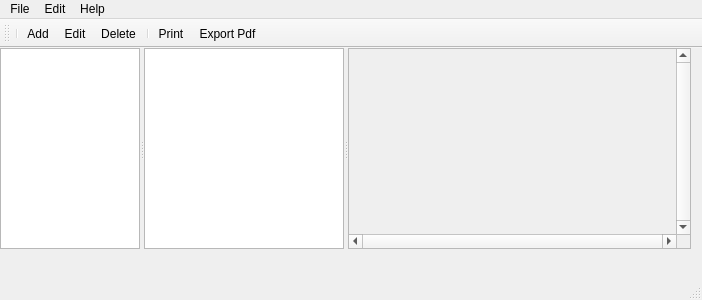
<?xml version="1.0" encoding="UTF-8"?>
<ui version="4.0">
 <class>MainWindow</class>
 <widget class="QMainWindow" name="MainWindow">
  <property name="windowModality">
   <enum>Qt::NonModal</enum>
  </property>
  <property name="geometry">
   <rect>
    <x>0</x>
    <y>0</y>
    <width>702</width>
    <height>300</height>
   </rect>
  </property>
  <property name="sizePolicy">
   <sizepolicy hsizetype="Preferred" vsizetype="Preferred">
    <horstretch>0</horstretch>
    <verstretch>0</verstretch>
   </sizepolicy>
  </property>
  <property name="minimumSize">
   <size>
    <width>500</width>
    <height>250</height>
   </size>
  </property>
  <property name="baseSize">
   <size>
    <width>500</width>
    <height>250</height>
   </size>
  </property>
  <property name="windowTitle">
   <string>JMBDE Version 0.4.0 (c) Jürgen Mülbert</string>
  </property>
  <widget class="QWidget" name="centralWidget">
   <property name="minimumSize">
    <size>
     <width>300</width>
     <height>0</height>
    </size>
   </property>
   <widget class="QSplitter" name="splitter">
    <property name="geometry">
     <rect>
      <x>0</x>
      <y>0</y>
      <width>691</width>
      <height>201</height>
     </rect>
    </property>
    <property name="sizePolicy">
     <sizepolicy hsizetype="Maximum" vsizetype="Maximum">
      <horstretch>0</horstretch>
      <verstretch>0</verstretch>
     </sizepolicy>
    </property>
    <property name="minimumSize">
     <size>
      <width>200</width>
      <height>200</height>
     </size>
    </property>
    <property name="orientation">
     <enum>Qt::Horizontal</enum>
    </property>
    <widget class="QTreeView" name="treeView">
     <property name="sizePolicy">
      <sizepolicy hsizetype="Minimum" vsizetype="Minimum">
       <horstretch>0</horstretch>
       <verstretch>0</verstretch>
      </sizepolicy>
     </property>
     <property name="minimumSize">
      <size>
       <width>140</width>
       <height>200</height>
      </size>
     </property>
     <property name="maximumSize">
      <size>
       <width>140</width>
       <height>16777215</height>
      </size>
     </property>
     <property name="baseSize">
      <size>
       <width>150</width>
       <height>0</height>
      </size>
     </property>
     <property name="editTriggers">
      <set>QAbstractItemView::NoEditTriggers</set>
     </property>
     <property name="showDropIndicator" stdset="0">
      <bool>false</bool>
     </property>
     <property name="selectionBehavior">
      <enum>QAbstractItemView::SelectItems</enum>
     </property>
    </widget>
    <widget class="QListView" name="listView">
     <property name="sizePolicy">
      <sizepolicy hsizetype="Minimum" vsizetype="Expanding">
       <horstretch>0</horstretch>
       <verstretch>0</verstretch>
      </sizepolicy>
     </property>
     <property name="minimumSize">
      <size>
       <width>200</width>
       <height>0</height>
      </size>
     </property>
     <property name="maximumSize">
      <size>
       <width>200</width>
       <height>16777215</height>
      </size>
     </property>
     <property name="editTriggers">
      <set>QAbstractItemView::NoEditTriggers</set>
     </property>
     <property name="showDropIndicator" stdset="0">
      <bool>false</bool>
     </property>
     <property name="defaultDropAction">
      <enum>Qt::IgnoreAction</enum>
     </property>
    </widget>
    <widget class="QScrollArea" name="scrollArea">
     <property name="verticalScrollBarPolicy">
      <enum>Qt::ScrollBarAlwaysOn</enum>
     </property>
     <property name="horizontalScrollBarPolicy">
      <enum>Qt::ScrollBarAlwaysOn</enum>
     </property>
     <property name="widgetResizable">
      <bool>true</bool>
     </property>
     <widget class="QWidget" name="scrollAreaWidgetContents">
      <property name="geometry">
       <rect>
        <x>0</x>
        <y>0</y>
        <width>335</width>
        <height>199</height>
       </rect>
      </property>
     </widget>
    </widget>
   </widget>
  </widget>
  <widget class="QMenuBar" name="menuBar">
   <property name="geometry">
    <rect>
     <x>0</x>
     <y>0</y>
     <width>702</width>
     <height>22</height>
    </rect>
   </property>
   <widget class="QMenu" name="menuFile">
    <property name="title">
     <string>File</string>
    </property>
    <addaction name="actionNew"/>
    <addaction name="actionOpen"/>
    <addaction name="actionImport"/>
    <addaction name="actionExport"/>
    <addaction name="actionPrint"/>
    <addaction name="actionPrint_Preview"/>
    <addaction name="action_Export_Pdf"/>
    <addaction name="actionQuit"/>
   </widget>
   <widget class="QMenu" name="menuEdit">
    <property name="title">
     <string>Edit</string>
    </property>
    <addaction name="actionEditAdd"/>
    <addaction name="actionEditEdit"/>
    <addaction name="actionEditDelete"/>
    <addaction name="actionPreferences"/>
   </widget>
   <widget class="QMenu" name="menuHelp">
    <property name="title">
     <string>Help</string>
    </property>
    <addaction name="actionAbout"/>
    <addaction name="actionHelp"/>
   </widget>
   <addaction name="menuFile"/>
   <addaction name="menuEdit"/>
   <addaction name="menuHelp"/>
  </widget>
  <widget class="QToolBar" name="mainToolBar">
   <attribute name="toolBarArea">
    <enum>TopToolBarArea</enum>
   </attribute>
   <attribute name="toolBarBreak">
    <bool>false</bool>
   </attribute>
   <addaction name="separator"/>
   <addaction name="actionEditAdd"/>
   <addaction name="actionEditEdit"/>
   <addaction name="actionEditDelete"/>
   <addaction name="separator"/>
   <addaction name="actionPrint"/>
   <addaction name="action_Export_Pdf"/>
  </widget>
  <widget class="QStatusBar" name="statusBar"/>
  <action name="actionPreferences">
   <property name="icon">
    <iconset resource="jmbde.qrc">
     <normaloff>:/images/contact-new.png</normaloff>:/images/contact-new.png</iconset>
   </property>
   <property name="text">
    <string>Preferences</string>
   </property>
  </action>
  <action name="actionAbout">
   <property name="text">
    <string>About</string>
   </property>
  </action>
  <action name="actionNew">
   <property name="enabled">
    <bool>false</bool>
   </property>
   <property name="icon">
    <iconset resource="jmbde.qrc">
     <normaloff>:/icons/tango/icons/tango/16x16/document-new.png</normaloff>:/icons/tango/icons/tango/16x16/document-new.png</iconset>
   </property>
   <property name="text">
    <string>New</string>
   </property>
   <property name="shortcut">
    <string>Ctrl+N</string>
   </property>
  </action>
  <action name="actionQuit">
   <property name="text">
    <string>Quit</string>
   </property>
  </action>
  <action name="actionOpen">
   <property name="enabled">
    <bool>false</bool>
   </property>
   <property name="icon">
    <iconset resource="jmbde.qrc">
     <normaloff>:/icons/tango/icons/tango/16x16/document-open.png</normaloff>:/icons/tango/icons/tango/16x16/document-open.png</iconset>
   </property>
   <property name="text">
    <string>Open...</string>
   </property>
   <property name="shortcut">
    <string>Ctrl+O</string>
   </property>
  </action>
  <action name="actionImport">
   <property name="enabled">
    <bool>false</bool>
   </property>
   <property name="text">
    <string>Import...</string>
   </property>
  </action>
  <action name="actionExport">
   <property name="enabled">
    <bool>false</bool>
   </property>
   <property name="text">
    <string>Export...</string>
   </property>
  </action>
  <action name="actionPrint">
   <property name="icon">
    <iconset resource="jmbde.qrc">
     <normaloff>:/icons/tango/icons/tango/16x16/document-print.png</normaloff>:/icons/tango/icons/tango/16x16/document-print.png</iconset>
   </property>
   <property name="text">
    <string>Print...</string>
   </property>
   <property name="shortcut">
    <string>Ctrl+P</string>
   </property>
  </action>
  <action name="actionPrint_Preview">
   <property name="icon">
    <iconset resource="jmbde.qrc">
     <normaloff>:/icons/tango/icons/tango/16x16/document-print-preview.png</normaloff>:/icons/tango/icons/tango/16x16/document-print-preview.png</iconset>
   </property>
   <property name="text">
    <string>Print Preview...</string>
   </property>
   <property name="iconVisibleInMenu">
    <bool>true</bool>
   </property>
  </action>
  <action name="action_Export_Pdf">
   <property name="text">
    <string>&amp;Export Pdf</string>
   </property>
   <property name="visible">
    <bool>false</bool>
   </property>
  </action>
  <action name="actionHelp">
   <property name="icon">
    <iconset resource="jmbde.qrc">
     <normaloff>:/icons/tango/icons/tango/16x16/help-browser.png</normaloff>:/icons/tango/icons/tango/16x16/help-browser.png</iconset>
   </property>
   <property name="text">
    <string>Help</string>
   </property>
  </action>
  <action name="actionEditAdd">
   <property name="icon">
    <iconset resource="jmbde.qrc">
     <normaloff>:/icons/tango/icons/tango/16x16/list-add.png</normaloff>:/icons/tango/icons/tango/16x16/list-add.png</iconset>
   </property>
   <property name="text">
    <string>Add</string>
   </property>
  </action>
  <action name="actionEditEdit">
   <property name="icon">
    <iconset resource="jmbde.qrc">
     <normaloff>:/icons/tango/icons/tango/16x16/accessories-text-editor.png</normaloff>:/icons/tango/icons/tango/16x16/accessories-text-editor.png</iconset>
   </property>
   <property name="text">
    <string>Edit</string>
   </property>
  </action>
  <action name="actionEditDelete">
   <property name="icon">
    <iconset resource="jmbde.qrc">
     <normaloff>:/icons/tango/icons/tango/16x16/list-remove.png</normaloff>:/icons/tango/icons/tango/16x16/list-remove.png</iconset>
   </property>
   <property name="text">
    <string>Delete</string>
   </property>
  </action>
 </widget>
 <layoutdefault spacing="6" margin="11"/>
 <resources>
  <include location="jmbde.qrc"/>
 </resources>
 <connections/>
</ui>
